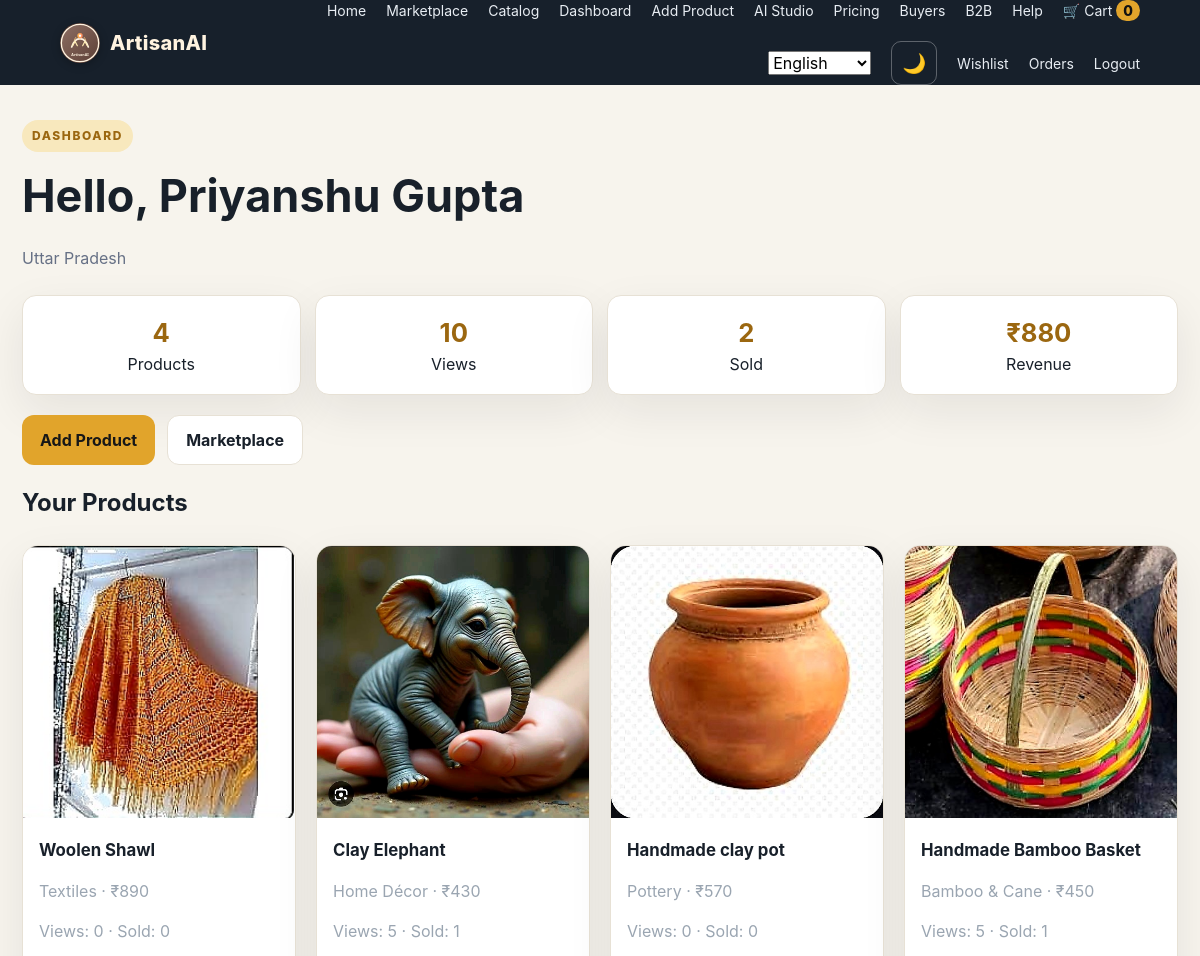
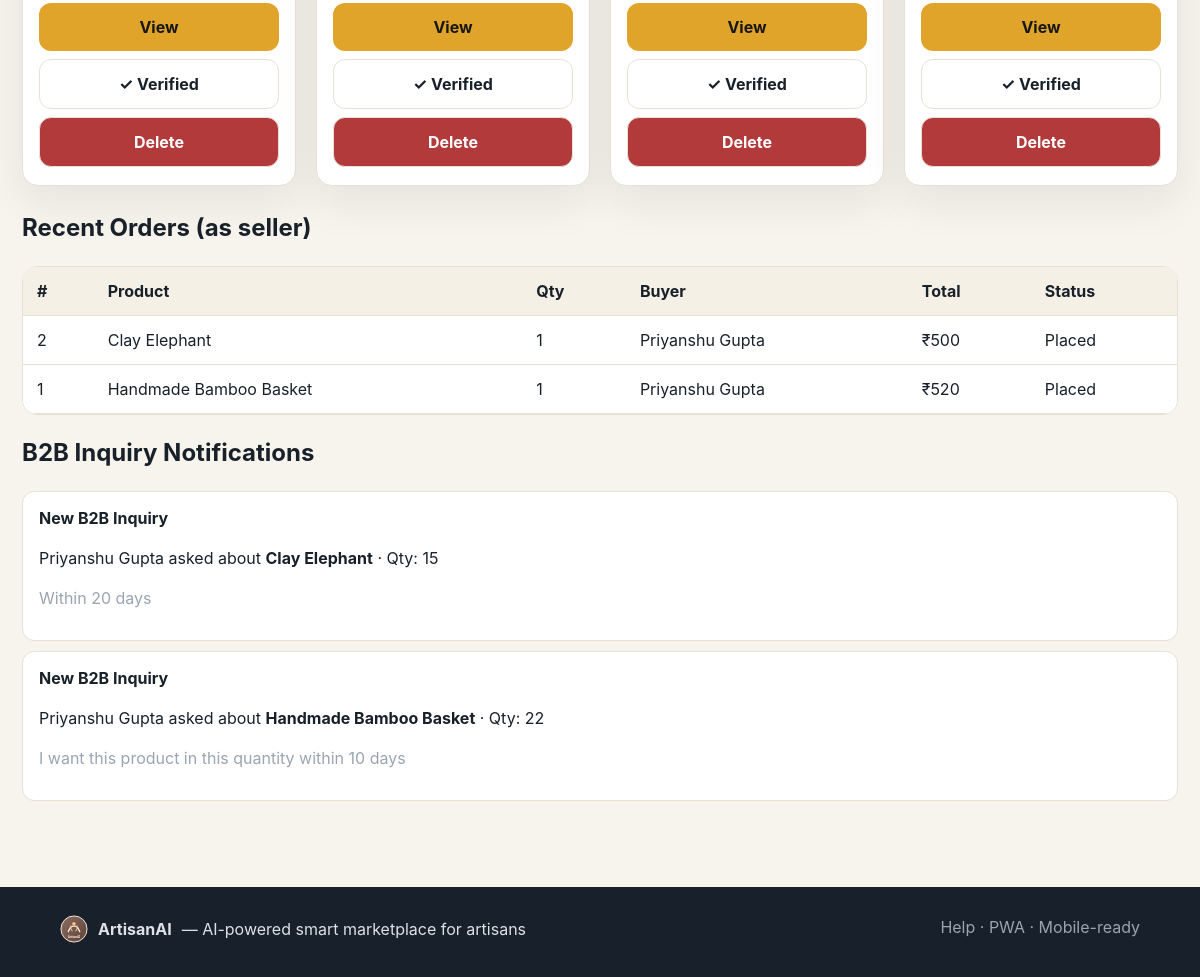
The app's page /dashboard (signed in) with its own data (2 pictures, top to bottom).
### tables this page shows
CREATE TABLE users (
      id INTEGER PRIMARY KEY AUTOINCREMENT, name TEXT NOT NULL, email TEXT UNIQUE,
      phone TEXT, password TEXT NOT NULL, state TEXT DEFAULT 'Uttar Pradesh',
      city TEXT DEFAULT '', district TEXT DEFAULT '', pincode TEXT DEFAULT '',
      verified INTEGER DEFAULT 0, craft_story TEXT DEFAULT '', language TEXT DEFAULT 'en',
      role TEXT DEFAULT 'artisan', avatar TEXT DEFAULT '',
      created_at TIMESTAMP DEFAULT CURRENT_TIMESTAMP
    );

CREATE TABLE products (
      id INTEGER PRIMARY KEY AUTOINCREMENT, name TEXT NOT NULL, category TEXT NOT NULL,
      price REAL NOT NULL, description TEXT DEFAULT '', artisan TEXT NOT NULL, state TEXT NOT NULL,
      image TEXT DEFAULT '', material TEXT DEFAULT '', best_use TEXT DEFAULT '', craft_story TEXT DEFAULT '',
      technique TEXT DEFAULT '', origin TEXT DEFAULT '', gi_status TEXT DEFAULT '', odop_status TEXT DEFAULT '',
      verified_artisan INTEGER DEFAULT 0, tags TEXT DEFAULT '', stock INTEGER DEFAULT 1,
      views INTEGER DEFAULT 0, sold INTEGER DEFAULT 0, user_id INTEGER,
      created_at TIMESTAMP DEFAULT CURRENT_TIMESTAMP, FOREIGN KEY(user_id) REFERENCES users(id)
    );

CREATE TABLE orders (
      id INTEGER PRIMARY KEY AUTOINCREMENT, user_id INTEGER, product_id INTEGER,
      quantity INTEGER NOT NULL DEFAULT 1, buyer_name TEXT DEFAULT '', buyer_phone TEXT DEFAULT '',
      buyer_email TEXT DEFAULT '', address TEXT DEFAULT '', village_city TEXT DEFAULT '',
      district TEXT DEFAULT '', buyer_state TEXT NOT NULL DEFAULT 'Delhi', pincode TEXT DEFAULT '',
      transport REAL NOT NULL DEFAULT 0, subtotal REAL NOT NULL DEFAULT 0, total REAL NOT NULL DEFAULT 0,
      payment_method TEXT DEFAULT 'Prototype UPI', payment_status TEXT DEFAULT 'Prototype / Not Charged',
      status TEXT NOT NULL DEFAULT 'Placed', tracking_note TEXT DEFAULT 'Order received by artisan',
      created_at TIMESTAMP DEFAULT CURRENT_TIMESTAMP,
      FOREIGN KEY(user_id) REFERENCES users(id), FOREIGN KEY(product_id) REFERENCES products(id)
    );

CREATE TABLE inquiries (
      id INTEGER PRIMARY KEY AUTOINCREMENT, product_id INTEGER, buyer_id INTEGER,
      buyer_name TEXT NOT NULL, buyer_phone TEXT DEFAULT '', buyer_email TEXT DEFAULT '',
      quantity INTEGER DEFAULT 1, message TEXT DEFAULT '', status TEXT DEFAULT 'New',
      created_at TIMESTAMP DEFAULT CURRENT_TIMESTAMP, FOREIGN KEY(product_id) REFERENCES products(id)
    );

### app.py (the view)
@app.route('/dashboard')
def dashboard():
    user = current_user()
    if not user:
        return redirect(url_for('login'))
    conn = get_db()
    products = conn.execute('SELECT * FROM products WHERE user_id=? OR artisan=? ORDER BY id DESC',
                            (user['id'], user['name'])).fetchall()
    orders = conn.execute('''SELECT o.*, p.name as product_name FROM orders o
                             JOIN products p ON o.product_id=p.id
                             WHERE p.user_id=? OR p.artisan=? ORDER BY o.id DESC LIMIT 20''',
                          (user['id'], user['name'])).fetchall()
    total_views = sum(p['views'] or 0 for p in products)
    total_sold = sum(p['sold'] or 0 for p in products)
    revenue = sum((p['price'] or 0) * (p['sold'] or 0) for p in products)
    inquiries = conn.execute('''SELECT i.*, p.name as product_name FROM inquiries i
                                JOIN products p ON i.product_id=p.id
                                WHERE p.user_id=? OR p.artisan=? ORDER BY i.id DESC LIMIT 10''',
                             (user['id'], user['name'])).fetchall()
    notifs = conn.execute('SELECT * FROM notifications WHERE user_id=? ORDER BY id DESC LIMIT 8',
                          (user['id'],)).fetchall()
    conn.close()
    return render_template('dashboard.html', products=products, orders=orders,
                           total_views=total_views, total_sold=total_sold, revenue=revenue,
                           inquiries=inquiries, notifications=notifs)

### app.py (called while the page is built)
def get_db():
    UPLOAD_DIR.mkdir(parents=True, exist_ok=True)
    DB_PATH.parent.mkdir(parents=True, exist_ok=True)
    conn = sqlite3.connect(DB_PATH)
    conn.row_factory = sqlite3.Row
    conn.execute('PRAGMA foreign_keys = ON')
    return conn

def current_user():
    uid = session.get('user_id')
    if not uid:
        return None
    conn = get_db()
    user = conn.execute('SELECT * FROM users WHERE id=?', (uid,)).fetchone()
    conn.close()
    return user

def cart_count():
    return sum(int(v) for v in session.get('cart', {}).values())

def wishlist_ids():
    user = current_user()
    if not user:
        return set()
    conn = get_db()
    rows = conn.execute('SELECT product_id FROM wishlist WHERE user_id=?', (user['id'],)).fetchall()
    conn.close()
    return {r['product_id'] for r in rows}

def lang_code():
    return session.get('language') or (current_user()['language'] if current_user() else 'en')

def ui(key):
    code = lang_code()
    return UI.get(code, UI['en']).get(key) or UI['en'].get(key) or key

@app.context_processor
def globals_for_templates():
    return {
        'user': current_user(), 'cart_count': cart_count(), 'states': INDIAN_STATES,
        'transport_rates': STATE_TRANSPORT, 'languages': LANGUAGES, 'ui': ui,
        'categories': CATEGORIES, 'debug_mode': app.config['DEBUG'],
        'wishlist_ids': wishlist_ids(), 'now': datetime.now()
    }

### templates/dashboard.html (shortened to what this page needs)
{% extends 'base.html' %}
{% block content %}
<div class="form-header">
  <div class="badge">DASHBOARD</div>
  <h1>Hello, {{ user['name'] }}</h1>
  <p>{{ user['state'] or '' }}</p>
</div>
<div class="stats-row">
  <div class="stat-card"><strong>{{ products|length }}</strong><span>Products</span></div>
  <div class="stat-card"><strong>{{ total_views or 0 }}</strong><span>Views</span></div>
  <div class="stat-card"><strong>{{ total_sold or 0 }}</strong><span>Sold</span></div>
  <div class="stat-card"><strong>₹{{ '%.0f'|format(revenue or 0) }}</strong><span>Revenue</span></div>
</div>
<div class="hero-actions" style="margin:18px 0">
  <a class="btn primary" href="{{ url_for('add_product') }}">{{ ui('add') }}</a>
  <a class="btn secondary" href="{{ url_for('marketplace') }}">{{ ui('marketplace') }}</a>
</div>
<h2>Your Products</h2>
{% if products %}
<div class="product-grid">
{% for p in products %}
<article class="product-card">
  <a href="{{ url_for('product', pid=p['id']) }}" class="card-img-wrap">
    {% if p['image'] %}
      <img src="{{ url_for('uploaded_file', filename=p['image']) }}" alt="{{ p['name'] }}">
    {% else %}<div class="no-img">🎨</div>{% endif %}
  </a>
  <div class="card-body">
    <h3><a href="{{ url_for('product', pid=p['id']) }}">{{ p['name'] }}</a></h3>
    <p class="muted">{{ p['category'] }} · ₹{{ '%.0f'|format(p['price'] or 0) }}</p>
    <p class="muted">Views: {{ p['views'] or 0 }} · Sold: {{ p['sold'] or 0 }}</p>
    <div class="card-actions">
      <a class="btn primary" href="{{ url_for('product', pid=p['id']) }}">View</a>
      <a class="btn secondary" href="{{ url_for('toggle_verified', pid=p['id']) }}">
        {% if p['verified_artisan'] %}✓ Verified{% else %}Mark Verified Artisan{% endif %}
      </a>
      <a class="btn secondary" href="{{ url_for('delete_product', pid=p['id']) }}"
         onclick="return confirm('Delete this product?');" style="background:#b33a3a;color:#fff">{{ ui('delete') }}</a>
    </div>
  </div>
</article>
{% endfor %}
</div>
{% else %}
<p class="muted">No products yet. Use AI Studio to add one.</p>
{% endif %}
{% if orders %}
<h2>Recent Orders (as seller)</h2>
<div class="table-wrap">
<table class="data-table">
<thead><tr><th>#</th><th>Product</th><th>Qty</th><th>Buyer</th><th>Total</th><th>Status</th></tr></thead>
<tbody>
{% for o in orders %}
<tr>
  <td>{{ o['id'] }}</td>
  <td>{{ o['product_name'] }}</td>
  <td>{{ o['quantity'] }}</td>
  <td>{{ o['buyer_name'] }}</td>
  <td>₹{{ '%.0f'|format(o['total'] or 0) }}</td>
  <td>{{ o['status'] }}</td>
</tr>
{% endfor %}
</tbody>
</table>
</div>
{% endif %}
<h2>B2B Inquiry Notifications</h2>
{% if inquiries %}
<ul class="notif-list">
{% for i in inquiries %}
  <li>
    <strong>New B2B Inquiry</strong>
    <p>{{ i['buyer_name'] }} asked about <strong>{{ i['product_name'] }}</strong> · Qty: {{ i['quantity'] or 1 }}</p>
    {% if i['message'] %}<p class="muted">{{ i['message'] }}</p>{% endif %}
  </li>
{% endfor %}
</ul>
{% else %}
<p class="muted">No B2B inquiries yet.</p>
{% endif %}
{% endblock %}

### templates/base.html (shortened to what this page needs)
<!doctype html>
<html lang="{{ session.get('language','en') }}">
<head>
  <link rel="stylesheet" href="{{ url_for('static', filename='css/style.css') }}">
</head>
<body>
<header class="nav">
  <a class="brand" href="{{ url_for('home') }}">
    <img src="{{ url_for('static', filename='images/logo.svg') }}" alt="ArtisanAI" class="logo-img" width="40" height="40">
    <span>ArtisanAI</span>
  </a>
  <nav>
    <a href="{{ url_for('home') }}">{{ ui('home') }}</a>
    <a href="{{ url_for('marketplace') }}">{{ ui('marketplace') }}</a>
    <a href="{{ url_for('catalog') }}">{{ ui('catalog') }}</a>
    <a href="{{ url_for('dashboard') }}">{{ ui('dashboard') }}</a>
    <a href="{{ url_for('add_product') }}">{{ ui('add') }}</a>
    <a href="{{ url_for('add_product') }}#ai-studio">{{ ui('studio') }}</a>
    <a href="{{ url_for('pricing') }}">{{ ui('pricing') }}</a>
    <a href="{{ url_for('buyers') }}">{{ ui('buyers') }}</a>
    <a href="{{ url_for('b2b') }}">{{ ui('b2b') }}</a>
    <a href="{{ url_for('help_page') }}">{{ ui('help') }}</a>
    <a class="cart-link" href="{{ url_for('cart') }}">🛒 {{ ui('cart') }} <span>{{ cart_count }}</span></a>
    <select onchange="location.href='/language/'+this.value" aria-label="Language">
      {% for label, code in languages.items() %}
        <option value="{{ code }}" {% if session.get('language','en')==code %}selected{% endif %}>{{ label }}</option>
      {% endfor %}
    </select>
    <button type="button" class="theme-btn" id="themeBtn" onclick="toggleTheme()" title="Dark mode">🌙</button>
    {% if user %}
      <a href="{{ url_for('wishlist') }}">{{ ui('wishlist') }}</a>
      <a href="{{ url_for('orders') }}">{{ ui('orders') }}</a>
      <a href="{{ url_for('logout') }}">{{ ui('logout') }}</a>
    {% else %}
      <a href="{{ url_for('login') }}">{{ ui('login') }}</a>
      <a class="nav-btn" href="{{ url_for('register') }}">{{ ui('register') }}</a>
    {% endif %}
  </nav>
</header>
<main class="container">
  {% block content %}{% endblock %}
</main>
<footer>
  <div class="footer-brand">
    <img src="{{ url_for('static', filename='images/logo.svg') }}" alt="" width="28" height="28">
    <strong>ArtisanAI</strong> — AI-powered smart marketplace for artisans
  </div>
  <div class="muted"><a href="{{ url_for('help_page') }}">{{ ui('help') }}</a> · PWA · Mobile-ready</div>
</footer>
</body>
</html>

### records on screen
users: name "Priyanshu Gupta", state "Uttar Pradesh"
products: image (picture), name "Woolen Shawl", category "Textiles", price "890", views "0", sold "0", verified_artisan "✓ Verified", ui "Delete"
products: image (picture), name "Clay Elephant", category "Home Décor", price "430", views "5", sold "1", verified_artisan "✓ Verified", ui "Delete"
products: image (picture), name "Handmade clay pot", category "Pottery", price "570", views "0", sold "0", verified_artisan "✓ Verified", ui "Delete"
products: image (picture), name "Handmade Bamboo Basket", category "Bamboo & Cane", price "450", views "5", sold "1", verified_artisan "✓ Verified", ui "Delete"
orders: id "2", product_name "Clay Elephant", quantity "1", buyer_name "Priyanshu Gupta", total "500", status "Placed"
orders: id "1", product_name "Handmade Bamboo Basket", quantity "1", buyer_name "Priyanshu Gupta", total "520", status "Placed"
inquiries: buyer_name "Priyanshu Gupta", product_name "Clay Elephant", quantity "15", message "Within 20 days"
inquiries: buyer_name "Priyanshu Gupta", product_name "Handmade Bamboo Basket", quantity "22", message "I want this product in this quantity within 10 days"

### other values on screen
{{ ui('home') }} "Home"
{{ ui('marketplace') }} "Marketplace"
{{ ui('catalog') }} "Catalog"
{{ ui('dashboard') }} "Dashboard"
{{ ui('add') }} "Add Product"
{{ ui('studio') }} "AI Studio"
{{ ui('pricing') }} "Pricing"
{{ ui('buyers') }} "Buyers"
{{ ui('b2b') }} "B2B"
{{ ui('help') }} "Help"
{{ ui('cart') }} "Cart"
{{ cart_count }} "0"
{{ ui('wishlist') }} "Wishlist"
{{ ui('orders') }} "Orders"
{{ ui('logout') }} "Logout"
